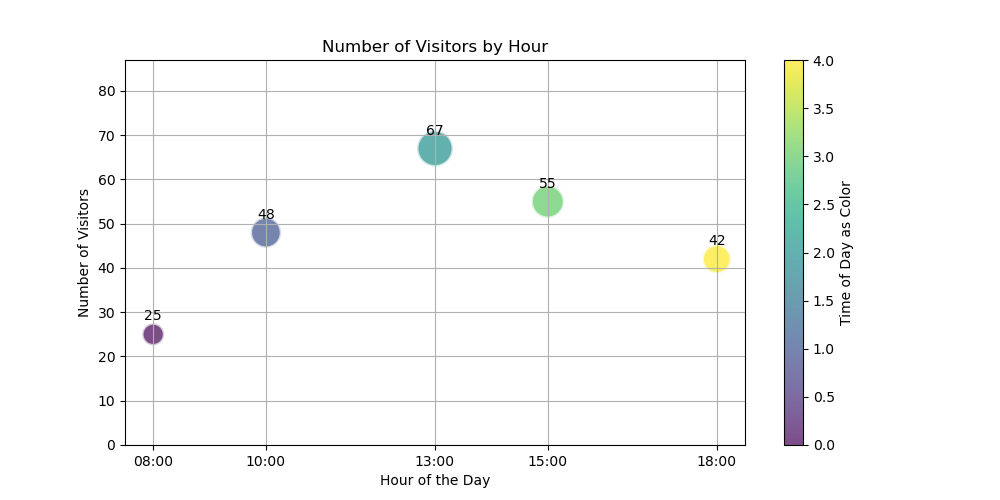

This figure's Python source:

import matplotlib.pyplot as plt

# Data provided
data = [
    {'Hour': '08:00', 'Number of Visitors': 25},
    {'Hour': '10:00', 'Number of Visitors': 48},
    {'Hour': '13:00', 'Number of Visitors': 67},
    {'Hour': '15:00', 'Number of Visitors': 55},
    {'Hour': '18:00', 'Number of Visitors': 42}
]

# Extract Hours and Number of Visitors as separate lists
hours = [item['Hour'] for item in data]
number_of_visitors = [item['Number of Visitors'] for item in data]

# Convert 'Hour' from string to numerical value for plotting
# Assuming '08:00' is 8, '10:00' is 10, etc.
hour_values = [int(hour.split(':')[0]) for hour in hours]

# Create the scatter plot
plt.figure(figsize=(10, 5))  # Set the figure size
plt.scatter(hour_values, number_of_visitors, 
            s=[x*10 for x in number_of_visitors],  # Size corresponding to number of visitors
            c=range(len(hour_values)),  # Color based on time of day
            alpha=0.7,  # Transparency
            cmap='viridis',  # Color map
            edgecolors='w',  # Edge color of markers
            linewidth=2)  # Line width for edge colors

# Add labels for each point in the scatter plot
for i, txt in enumerate(number_of_visitors):
    plt.annotate(txt, (hour_values[i], number_of_visitors[i]), textcoords="offset points", xytext=(0,10), ha='center')

# Customize the axes
plt.xticks(hour_values, hours)  # Set x-axis ticks to be the hours
plt.ylim(0, max(number_of_visitors) + 20)  # Set y-axis limit to be slightly above the max visitors
plt.xlabel('Hour of the Day')  # x-axis label
plt.ylabel('Number of Visitors')  # y-axis label
plt.title('Number of Visitors by Hour')  # Title of the plot

# Show a colorbar and grid
plt.colorbar(label='Time of Day as Color')
plt.grid(True)

# Show the plot
plt.show()
